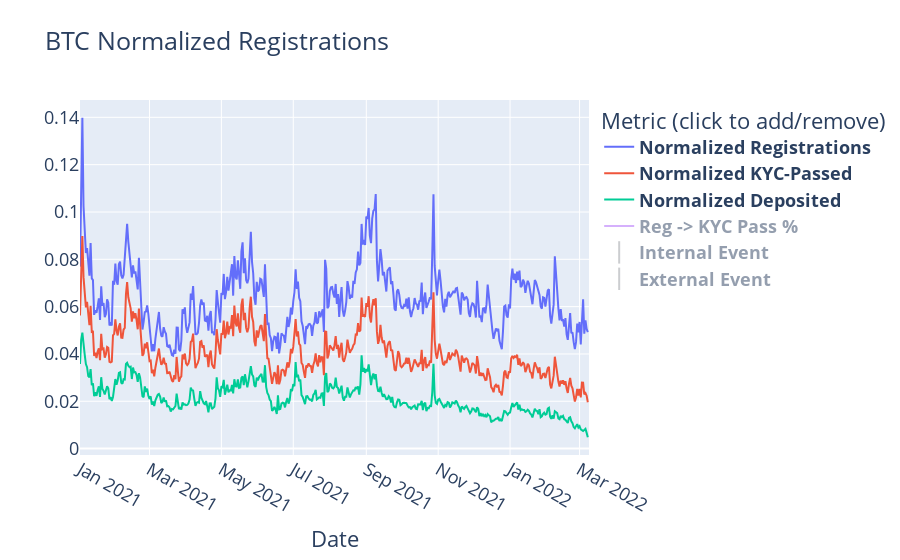

This figure's notebook cell:
### Code cell
import plotly.graph_objects as go
from plotly.validators.scatter.marker import SymbolValidator
import plotly.io as pio

fig = go.Figure()

fig.add_trace(go.Scatter(x=df["Registration Date"], y=df["Registrations"]/df["BTC Price"],
                         name="<b>Normalized Registrations</b>",  hovertext=df[["Registrations", "BTC Price"]], hovertemplate=" %{y}<br><b>Regs</b>: %{hovertext[0]}<br><b>BTC Price</b>: %{hovertext[1]:$,.0f}<br>"
                         ))

fig.add_trace(go.Scatter(x=df["Registration Date"], y=df["Passed KYC"]/df["BTC Price"],
                         name="<b>Normalized KYC-Passed</b>",
                         hovertext=df["Passed KYC"], hovertemplate=" %{y}<br><b>Passed KYC</b>: %{hovertext}<br>"
                         ))

fig.add_trace(go.Scatter(x=df["Registration Date"], y=df["Made a Deposit"]/df["BTC Price"],
                         name="<b>Normalized Deposited</b>",
                         hovertext=df["Made a Deposit"], hovertemplate=" %{y}<br><b>Made a Deposit</b>: %{hovertext}<br>"
                         ))

fig.add_trace(go.Scatter(x=df["Registration Date"], y=df["Reg to KYC Passed %"],
                         name="<b>Reg -> KYC Pass %</b>", visible='legendonly',
                         hovertext=df["Reg to KYC Passed %"], hovertemplate=" %{y:.1%}<br>"
                         ))

# ----- circle version on regs --------
# fig.add_trace(go.Scatter(x=df_events["Registration Date"], y=df_events["Registrations"]/df_events["BTC Price"],
#                          name="Event", mode='markers', marker=dict(size=12, line=dict(width=2, color='DarkSlateGrey')),
#                          hovertext=df_events["Internal Event"]
#                          ))

fig.add_trace(go.Scatter(x=df_events["Registration Date"], y=[.05 for _ in range(df_events["Registration Date"].shape[0])],
                         name="<b>Internal Event</b>", mode='markers', marker_symbol="line-ns", marker=dict(size=100000, line=dict(width=2, color='rgba(50, 56, 68, 0.5)')),
                         hovertext=df_events["Internal Event"], hovertemplate="<i>%{hovertext}</i><br>", hoveron='points', visible='legendonly'
                         ))

fig.add_trace(go.Scatter(x=df_events_ex["Registration Date"], y=[.05 for _ in range(df_events_ex["Registration Date"].shape[0])],
                         name="<b>External Event</b>", mode='markers', marker_symbol="line-ns", marker=dict(size=100000, line=dict(width=2, color='rgba(50, 56, 68, 0.5)')),
                         hovertext=df_events_ex["External Event"], hovertemplate="<i>%{hovertext}</i><br>", hoveron='points', visible='legendonly'
                         ))

fig.update_layout(
    title="BTC Normalized Registrations",
    xaxis_title="Date",
    yaxis_title="",
    legend_title="Metric (click to add/remove)",
    font=dict(size=18),
    hovermode="x unified",
    hoverdistance=1,
    xaxis_range=['2021-01-01', df["Registration Date"][df["Registration Date"].shape[0]-1]],
    #template='plotly_dark'
)

# hovertemplate="%{x}%{hover.text}",
# df_events["Registrations"]/df_events["BTC Price"]

fig.show()

### Figure 1 — Plotly figure (JSON) as saved in the notebook; plotly's stock layout.template omitted (floating-point values rounded to 4 significant figures; data arrays with more than 128 entries replaced by an {"elided": "..."} marker saying what was removed)
{"data": [{"hovertemplate": " %{y}<br><b>Regs</b>: %{hovertext[0]}<br><b>BTC Price</b>: %{hovertext[1]:$,.0f}<br>", "hovertext": {"elided": "433x2 float values"}, "name": "<b>Normalized Registrations</b>", "x": {"elided": "433 str values"}, "y": {"elided": "433 float values"}, "type": "scatter"}, {"hovertemplate": " %{y}<br><b>Passed KYC</b>: %{hovertext}<br>", "hovertext": {"elided": "433 float values"}, "name": "<b>Normalized KYC-Passed</b>", "x": {"elided": "433 str values"}, "y": {"elided": "433 float values"}, "type": "scatter"}, {"hovertemplate": " %{y}<br><b>Made a Deposit</b>: %{hovertext}<br>", "hovertext": {"elided": "433 float values"}, "name": "<b>Normalized Deposited</b>", "x": {"elided": "433 str values"}, "y": {"elided": "433 float values"}, "type": "scatter"}, {"hovertemplate": " %{y:.1%}<br>", "hovertext": {"elided": "433 float values"}, "name": "<b>Reg -> KYC Pass %</b>", "visible": "legendonly", "x": {"elided": "433 str values"}, "y": {"elided": "433 float values"}, "type": "scatter"}, {"hoveron": "points", "hovertemplate": "<i>%{hovertext}</i><br>", "hovertext": ["BTC Rate: From 6.39% to 6.2 up to 2 BTC and 4.5% for the rest", "", "Alex Mashinsky & Charles Hoskinson", "", "BTC rate to 4.7% from 4.5% for more than 2 BTC", "Celsius crosses $5.3B in assets, grows total assets 10X during 2020", "", "", "FTX Interview", "Started Sending Welcome email again", "", "Save our Crypro Interview ", "", "Celsius has paid over $250 million in crypto yield to its customers", "Celsius had 350% employee growth in one year of COVID-19", "BTC rate to 4% from 4.7% for more than 2 BTC", "Celsius confirms over $10B in digital assets", "Brave New Coin Interview", "Blockchain Africa Conference 2021", "Real Vision Crypto Gathering", "Celsius's CEL token is now listed on the Bitfinex exchange", "ARRA Global Summit, Celsius now offers yield on gold-backed wDGLD token", "", "BTC rate to 3.5% from 4% for more than 2 BTC", "Celsius Wins \"Best Cryptocurrency Wallet\" in 2021 FinTech Breakthrough Awards Program", "", "Kitco - BTC to $100k", "OKEx lists Celsius Network's CEL token", " ", "Started sending Drip campagin to KYC not passed", "Defirate Affiliate", "", "", "", "", "B21 users can stake entire portfolios at Celsius' rates up to 18% APY in a single click", "Celsius and GMO Trust Expand Regulated USD Stablecoin Lending Market", "#OKExCEORoundtable", "", "Celsius by the numbers: Over $1 million a day in yield earned by Celsius customers", "", "Alex Mashinsky vs Nouriel Roubini at the Milken Institute", "MA v4.8.0@9, Celsius achieves ISO/IEC 27001 security certification", "Celsius customers can now buy BTC, ETH, other top cryptocurrencies with Apple Pay", "", "Celsius Teams Up with Brooklyn Nets Star Spencer Dinwiddie in Exclusive Partnership", "New web app from Celsius expands platform to desktop users", "UK Block", "Celsius confirms over 100,000 Bitcoin in community assets", "Celsius Partners With iHeartMedia In New Podcast Deal, Celsius invests over $200m in Bitcoin mining in North America", "", "Kitco Interview", "BTCTV Interview", "", "Prime Trust", "New York and Washington from 70% to 20% CR, Celsius adds BNB, BNT and DOT tokens", "", "BTC rate to 6.2% up to 1 BTC from 2 BTC + ETH rate to 5.35% up to 100 ETH and 5.05% for the rest", "DYOR Crypto Founders Report, Quantum Computing: what challenges will it bring for Bitcoin and Blockchain, Celsius Introduces Rewards Explorer, an industry-first yield verification tool", "Thinking Crypto Interview", "Celsius and Horizen Release zkAudit - the First and Only Fully Decentralized and Privacy-Preserving Audit Blockchain", "", "Celsius joins the Bitcoin Mining Council", "Celsius Confirms A $54m Investment In Carbon-neutral Bitcoin Mining Leader Core Scientific", "David Pakman Interview", "Started sending Drip campagins to KYC passed - No Deposit", "ToU / PP / Cookies Policy / $50+$50 / Appsflyer link", "Celsius Secures Backend Pricing of Crypto Using The Chainlink, A Major Leap in CeFi Decentralization", "Website announcing California Loans", "Celsius assets cross $20B", "Celsius launches crypto-backed loans in California at 0% APR", "Celsius assets cross $20B, then 1M users", "Eddie Moon Video on Celsius", "Celsius Network adds Anchorage Digital as a custodian", "", "Celsius Network Assets are officially over $20 billion", "WS 1.0.7 ADA release", "", "Adding the webapp sign up flow to the website", "", "", "Eddie Moon Affiliate Program", "Eddie Moon Stablecoin Video", "NJ/TX C&D", "Alabama C&D", "adding ETH promotional rates", "Sponsored Eddie Moon video: Celsius Network Loans - Crypto Trading Strategy (THIS IS WHAT THE RICH DO)", "Kentucky Block", "", "ETH rate to 3.5% for more than 100 ETH from 5.05%, Crypto Lark Affiliate", "", "", "Invest Answers video goes live (signicant registations attributed). ATH daily regs 6,638", "CTR to signup page start down trend from 12% to 6%", "New stablecoins promotion and rate updates", "BTC rate to 6.2% up to 0.25 BTC  and 3.05% for the rest", "Update BTC rewards rates | Customer Care main page update", "Celsius Network App Tutorial 2022 (FULL STEP-BY-STEP GUIDE) - Collection Crypto", "", "Transition to Next.js", "Yaron news", "Cel Token to 5.1%", "New Stop Cohort Launches", "Roni news", "Stablecoin Blitz Ends", "Kitco News Alex", "", "Eddie Moon Full Celsius Guide", "", "AVAX Launch, Accredited Investor Launch", "ETH Reward Tier Drop", "", "Doge Coin Launches", "LUNA launches in US", "V5 Launch, Buy Page Update (web)", "South Africa registration spike (Azeteco BTC launch, this is like the Stripe of SA)", "", "Solana + Songbird", "", "", "CelsiusX launches, CEL Promo (Non-US)", "Matic, Stable, LTC rate drops"], "marker": {"line": {"color": "rgba(50, 56, 68, 0.5)", "width": 2}, "size": 100000, "symbol": "line-ns"}, "mode": "markers", "name": "<b>Internal Event</b>", "visible": "legendonly", "x": ["2021-01-01", "2021-01-02", "2021-01-04", "2021-01-09", "2021-01-15", "2021-01-20", "2021-01-28", "2021-02-02", "2021-02-04", "2021-02-06", "2021-02-09", "2021-02-12", "2021-02-13", "2021-02-15", "2021-03-05", "2021-03-06", "2021-03-10", "2021-03-16", "2021-03-23", "2021-03-24", "2021-03-25", "2021-04-01", "2021-04-02", "2021-04-03", "2021-04-05", "2021-04-11", "2021-04-12", "2021-04-13", "2021-04-14", "2021-04-20", "2021-04-22", "2021-04-23", "2021-04-26", "2021-04-27", "2021-05-01", "2021-05-06", "2021-05-07", "2021-05-10", "2021-05-12", "2021-05-17", "2021-05-18", "2021-05-19", "2021-05-20", "2021-05-24", "2021-05-26", "2021-05-27", "2021-05-28", "2021-05-31", "2021-06-03", "2021-06-04", "2021-06-10", "2021-06-14", "2021-06-15", "2021-06-21", "2021-06-24", "2021-06-28", "2021-06-30", "2021-07-03", "2021-07-08", "2021-07-14", "2021-07-15", "2021-07-20", "2021-07-21", "2021-07-23", "2021-07-28", "2021-08-01", "2021-08-04", "2021-08-05", "2021-08-12", "2021-08-15", "2021-08-16", "2021-08-17", "2021-08-18", "2021-08-19", "2021-08-23", "2021-08-24", "2021-08-27", "2021-08-28", "2021-09-02", "2021-09-06", "2021-09-08", "2021-09-10", "2021-09-15", "2021-09-17", "2021-09-18", "2021-09-20", "2021-09-22", "2021-09-23", "2021-09-24", "2021-10-02", "2021-10-06", "2021-10-15", "2021-10-27", "2021-10-31", "2021-11-12", "2021-11-13", "2021-11-18", "2021-11-23", "2021-11-26", "2021-12-02", "2021-12-03", "2021-12-08", "2021-12-09", "2021-12-10", "2021-12-15", "2021-12-21", "2021-12-25", "2021-12-31", "2022-01-01", "2022-01-13", "2022-01-14", "2022-01-20", "2022-01-27", "2022-02-04", "2022-02-08", "2022-02-09", "2022-02-10", "2022-02-11", "2022-02-12", "2022-02-14", "2022-02-22", "2022-03-01"], "y": [0.05, 0.05, 0.05, 0.05, 0.05, 0.05, 0.05, 0.05, 0.05, 0.05, 0.05, 0.05, 0.05, 0.05, 0.05, 0.05, 0.05, 0.05, 0.05, 0.05, 0.05, 0.05, 0.05, 0.05, 0.05, 0.05, 0.05, 0.05, 0.05, 0.05, 0.05, 0.05, 0.05, 0.05, 0.05, 0.05, 0.05, 0.05, 0.05, 0.05, 0.05, 0.05, 0.05, 0.05, 0.05, 0.05, 0.05, 0.05, 0.05, 0.05, 0.05, 0.05, 0.05, 0.05, 0.05, 0.05, 0.05, 0.05, 0.05, 0.05, 0.05, 0.05, 0.05, 0.05, 0.05, 0.05, 0.05, 0.05, 0.05, 0.05, 0.05, 0.05, 0.05, 0.05, 0.05, 0.05, 0.05, 0.05, 0.05, 0.05, 0.05, 0.05, 0.05, 0.05, 0.05, 0.05, 0.05, 0.05, 0.05, 0.05, 0.05, 0.05, 0.05, 0.05, 0.05, 0.05, 0.05, 0.05, 0.05, 0.05, 0.05, 0.05, 0.05, 0.05, 0.05, 0.05, 0.05, 0.05, 0.05, 0.05, 0.05, 0.05, 0.05, 0.05, 0.05, 0.05, 0.05, 0.05, 0.05, 0.05, 0.05, 0.05], "type": "scatter"}, {"hoveron": "points", "hovertemplate": "<i>%{hovertext}</i><br>", "hovertext": ["CMC - Mashinsky Top 10", "CryptoWise Video ", "Coinsider Video", "Top 100 People in Blockchain ", "Elon Musk BTC pump +10K in 1 day", "Celsius Network Review - Wes Spencer", "ARRA Global Summit, BlockFi Lowers Rates", "Best Crypto Wallet", "Miami Crypto Conf", "Knowledge By Marcus", "Hashoshi Video", "Mariah Monetize", "Your Friend Andy, BlockFi reduces rates significantly", "BTC crash", "CEL ATH", "floridablockchainsummit", "Mariah Monetize", "BTC Miami", "Trillions.", "CEL down more than 50% from ATH", "Crypto Beau", "MoneyZG, Coinbureau Launches Partnership", "BTC bottom, BlockFi C&D", "CoinBureau", "Liquid Global $97M crypto hack", "Aaron Bennett", "BTC Flash Crash", "BTC ATH, SEC Threatens to sue Coinbase over yield product ", "BTC Drops 23%", "China Crypto Crackdown", "DoJ establishes National Cryptocurrency Enforcement Team", "Tether, Bitfinex to pay $42.5 mln to settle CFTC charges", "Black Friday BTC Crash", "Multicoin LP Dumping, BTC Crash", "X-mas", "New year -> retail surge, onchain volume rebound", "BTC Flash crash", "Canada Emergencies Act (Threatens to freeze bank accounts and take crypto)", "BTC $45K", "BlockFi $100M SEC fine"], "marker": {"line": {"color": "rgba(50, 56, 68, 0.5)", "width": 2}, "size": 100000, "symbol": "line-ns"}, "mode": "markers", "name": "<b>External Event</b>", "visible": "legendonly", "x": ["2021-01-02", "2021-01-09", "2021-01-28", "2021-02-02", "2021-02-09", "2021-02-13", "2021-04-01", "2021-04-02", "2021-04-11", "2021-04-23", "2021-04-26", "2021-04-27", "2021-05-01", "2021-05-12", "2021-05-18", "2021-05-26", "2021-05-27", "2021-06-04", "2021-06-10", "2021-06-21", "2021-06-30", "2021-07-03", "2021-07-20", "2021-07-28", "2021-08-23", "2021-08-28", "2021-09-06", "2021-09-08", "2021-09-20", "2021-09-24", "2021-10-06", "2021-10-15", "2021-11-26", "2021-12-03", "2021-12-25", "2022-01-01", "2022-01-20", "2022-02-10", "2022-02-12", "2022-02-14"], "y": [0.05, 0.05, 0.05, 0.05, 0.05, 0.05, 0.05, 0.05, 0.05, 0.05, 0.05, 0.05, 0.05, 0.05, 0.05, 0.05, 0.05, 0.05, 0.05, 0.05, 0.05, 0.05, 0.05, 0.05, 0.05, 0.05, 0.05, 0.05, 0.05, 0.05, 0.05, 0.05, 0.05, 0.05, 0.05, 0.05, 0.05, 0.05, 0.05, 0.05], "type": "scatter"}], "layout": {"font": {"size": 18}, "xaxis": {"title": {"text": "Date"}, "range": ["2021-01-01", "2022-03-09"]}, "title": {"text": "BTC Normalized Registrations"}, "yaxis": {"title": {"text": ""}}, "legend": {"title": {"text": "Metric (click to add/remove)"}}, "hovermode": "x unified", "hoverdistance": 1}}
